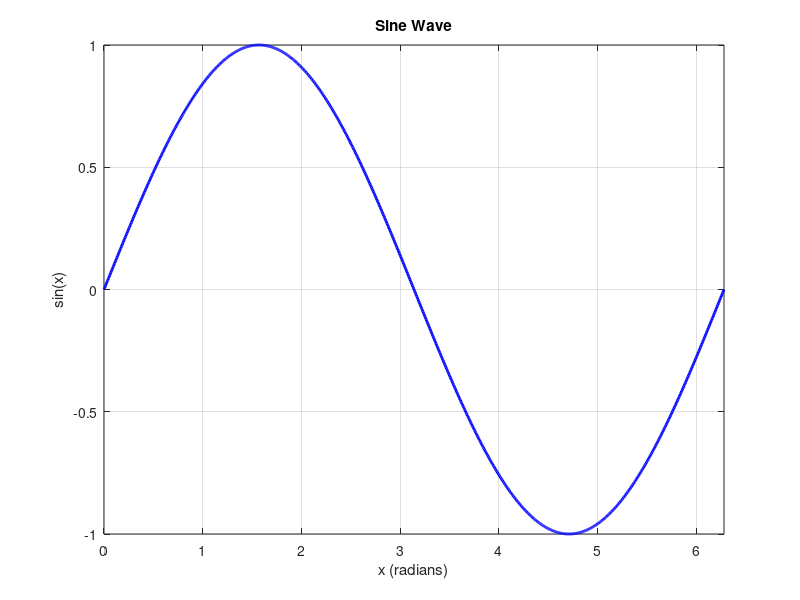

Here is the MATLAB script that generated this plot:
% This MATLAB script plots a sine wave
% Define the x-axis values
x = linspace(0, 2*pi, 1000);

% Calculate the sine values
y = sin(x);

% Create the plot
figure;
plot(x, y, 'b-', 'LineWidth', 2);
title('Sine Wave');
xlabel('x (radians)');
ylabel('sin(x)');
grid on;

% Optional: Add some styling
xlim([0, 2*pi]);
